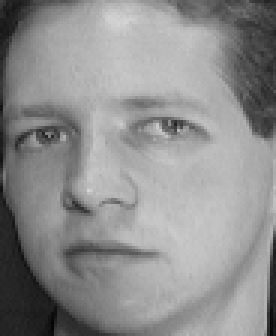
#> input picture att_faces/1/4.pgm, 92 x 112 px (shown 3 times larger); its folder holds 3 pictures in this run
$ python lda_benchmark.py
#> lines starting #> are read from the running program, lines starting #| are printed output that depends on the picture
import os
import numpy as np
import cv2
import matplotlib.pyplot as plt
import scipy
from sklearn.neighbors import KNeighborsClassifier
import warnings

warnings.simplefilter("ignore")


# ************************************************************************************
def read_images():
    file_name = "att_faces"
    data_directory = "" + file_name

    data = np.zeros((400, 10304))
    labels = np.zeros((400, 1))

    i = 0
    for name in os.listdir(data_directory):
        folderPath = os.path.join(data_directory, name)
        for ImageName in os.listdir(folderPath):
            Image_path = os.path.join(folderPath, ImageName)

            img = cv2.imread(Image_path, 0)
#> img is the input picture: shape (112, 92); min 5, max 215, mean 142.1
            data[i, :] = img.flatten()
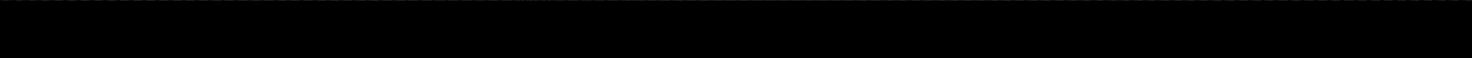
#> data: shape (400, 10304) float64 (shown at 1/7 size); min 0, max 215, mean 0.4
            labels[i] = int(name)
            i += 1
#> pass 2 of the loop in read_images, `for name in os.listdir(data_directory):`:
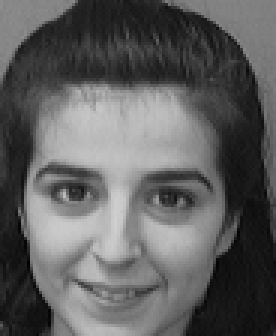
#> input picture att_faces/10/1.pgm, 92 x 112 px (shown 3 times larger)
#> in read_images, img is the input picture: shape (112, 92); min 1, max 207, mean 95.1
#> in read_images, `data[i, :] = img.flatten()`:
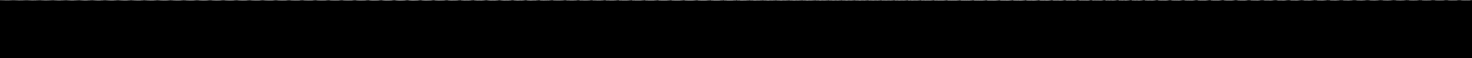
#> data: shape (400, 10304) float64 (shown at 1/7 size); min 0, max 222, mean 1.3
    return data, labels


# ************************************************************************************

def train_test_split(data, labels):
    train_split_value = int(data.shape[0] * (5 / 10))
    test_split_value = data.shape[0] - train_split_value

    train_data = np.zeros((train_split_value, 10304))
    train_labels = np.zeros((train_split_value, 1))

    test_data = np.zeros((test_split_value, 10304))
    test_labels = np.zeros((test_split_value, 1))

    # odd rows for train data, even rows for test data
    i_train = 0
    i_test = 0
    for i in range(data.shape[0]):
        # even
        if i % 2 == 0:
            test_data[i_test, :] = data[i]
            test_labels[i_test] = labels[i]
            i_test += 1
        # odd
        else:
            train_data[i_train, :] = data[i]
            train_labels[i_train] = labels[i]
            i_train += 1

    return train_data, train_labels, test_data, test_labels


# ************************************************************************************

# compute the mean matrix for rach of the 40 classes
def compute_classes_mean_matrix(train_data, train_labels):
    means = np.zeros((40, 10304))
    train_test_split_ratio = 5

    for i in range(1, 41):
        temp = np.where(train_labels == i)[0]
        temp_sum = np.zeros((1, 10304))
        for j in range(train_test_split_ratio):
            temp_sum += train_data[temp[j], :]

        means[i - 1, :] = temp_sum / train_test_split_ratio
    return means


# ************************************************************************************

# the overall mean for all the 40 classes
# 10304*1
# [69 lines left out: functions compute_overall_mean_matrix, compute_between_class_scatter_matrix, compute_center_class_matrix, compute_class_scatter_matrix, data_dimencionality_reduction, plot_accuracy_graph, not called in this run]


# ************************************************************************************
# ************************************************************************************

if __name__ == '__main__':

    data, labels = read_images()
#> labels = 400 values, max 10 at index 3, min 0 at index 4, mean 0.0325
    print('Done images reading')
    print('-----------------------------------------------------------')

    train_data, train_labels, test_data, test_labels = train_test_split(data, labels)
#> after the loop in train_test_split, `for i in range(data.shape[0]):`: i_test = 200; test_labels = 200 values, max 1 at index 0, min 0 at index 2, mean 0.01; train_labels = 200 values, max 10 at index 1, min 0 at index 2, mean 0.055
#> the loop in compute_classes_mean_matrix, `for i in range(1, 41):` made 1 pass
#> temp on pass 1: [0]

    print('Done Train Test Split')
    print('-----------------------------------------------------------')

#> (the run stopped early here; a loop or call above may not have finished)
